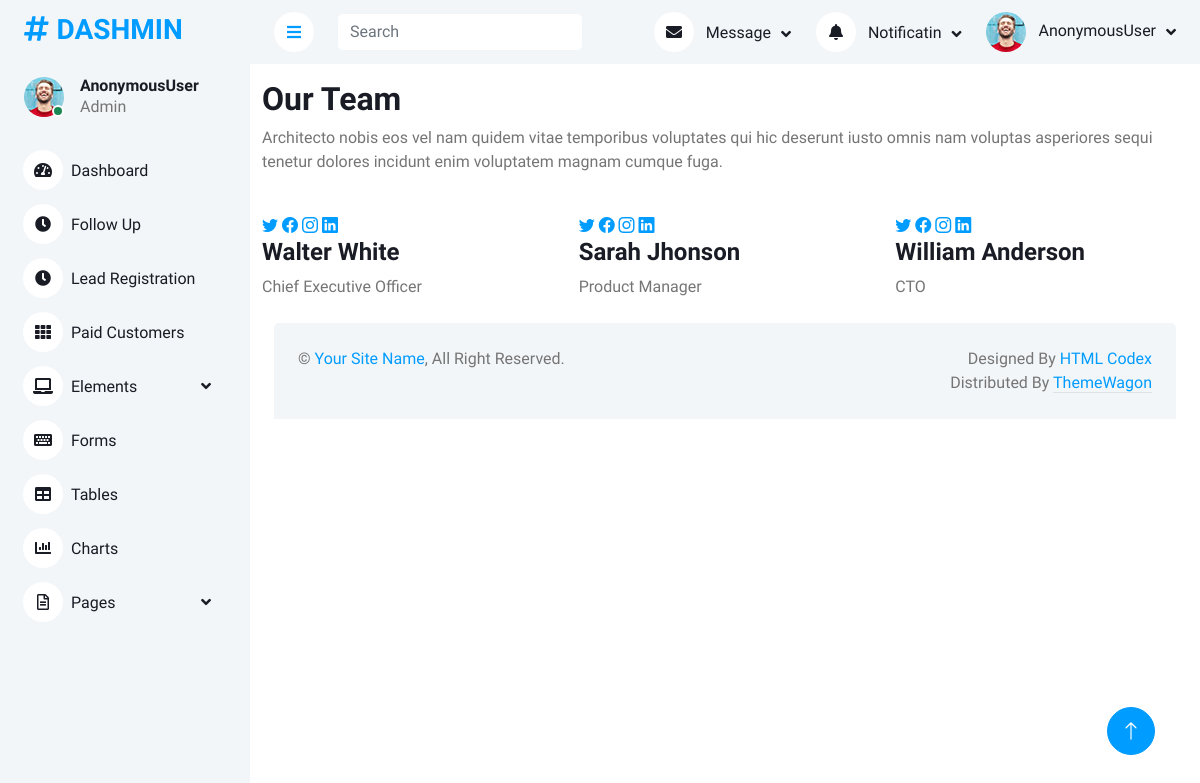
Page /team/ on the committed database.
### team/models.py (models this page shows)
class Team(models.Model):
    name = models.CharField(max_length=50)
    designation = models.CharField(max_length=50)
    profile_pic = models.ImageField(upload_to='static/assets/img/team',default='')
    twitter = models.CharField(max_length=50)
    facebook = models.CharField(max_length=50)
    instagram = models.CharField(max_length=50)
    linkedin = models.CharField(max_length=50)

### wscubetech/views.py (the view)
# urls.py: path('team/', views.team, name='team'),
def team(request):
    teamData = Team.objects.all()
    data = {'teamData': teamData}
    print("Team Page Called")
    return render(request,"team.html",data)

### templates/team.html (shortened to what this page needs)
{% extends 'base.html' %}
{% load static %}
{% block content %}
 <section id="team" class="team mt-3">
    <div class="container" data-aos="fade-up">
      <div class="section-header">
        <h2>Our Team</h2>
        <p>Architecto nobis eos vel nam quidem vitae temporibus voluptates qui hic deserunt iusto omnis nam voluptas asperiores sequi tenetur dolores incidunt enim voluptatem magnam cumque fuga.</p>
      </div>
      <div class="row gy-5">
        {% for x in teamData %}
          <div class="col-xl-4 col-md-6 d-flex" data-aos="zoom-in" data-aos-delay="200">
            <div class="team-member">
              <div class="member-img">
              </div>
              <div class="member-info">
                <div class="social">
                  <a href="{{x.twitter}}"><i class="bi bi-twitter"></i></a>
                  <a href="{{x.facebook}}"><i class="bi bi-facebook"></i></a>
                  <a href="{{x.instagram}}"><i class="bi bi-instagram"></i></a>
                  <a href="{{x.linkedin}}"><i class="bi bi-linkedin"></i></a>
                </div>
                <h4>{{x.name}}</h4>
                <span>{{x.designation}}</span>
              </div>
            </div>
          </div>
        {% endfor %}
      </div>
    </div>
  </section>
{% endblock %}

### static/css/style.css (style rules this page uses)
:root { --primary: #009CFF; --light: #F3F6F9; --dark: #191C24; }

### rows in the picture
Team: name "Walter White", designation "Chief Executive Officer"
Team: name "Sarah Jhonson", designation "Product Manager"
Team: name "William Anderson", designation "CTO"

### other values in the picture
{{ request.user }} "AnonymousUser"
